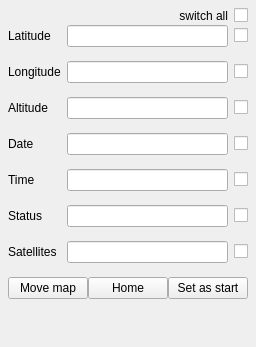
     <widget class="QWidget" name="asGPSFieldTab">
      <property name="sizePolicy">
       <sizepolicy hsizetype="Expanding" vsizetype="Expanding">
        <horstretch>0</horstretch>
        <verstretch>0</verstretch>
       </sizepolicy>
      </property>
      <property name="minimumSize">
       <size>
        <width>0</width>
        <height>0</height>
       </size>
      </property>
      <property name="styleSheet">
       <string notr="true"> QCheckBox::indicator:unchecked {
     image: url(&quot;:/img/unchecked.png&quot;);
     background-color: rgb(170, 0, 0);
 }

 QCheckBox::indicator:checked {
     image: url(&quot;:/img/checked.png&quot;);
     background-color: rgb(0, 150, 0);
 }

 QCheckBox::indicator:indeterminate {
     image: url(&quot;:/img/indeterminate.png&quot;);
	 background-color: rgb(220, 220, 0);
 }
</string>
      </property>
      <attribute name="title">
       <string>Coordinates</string>
      </attribute>
      <layout class="QGridLayout" name="gridLayout" columnstretch="0,0,0">
       <property name="sizeConstraint">
        <enum>QLayout::SetDefaultConstraint</enum>
       </property>
       <property name="verticalSpacing">
        <number>2</number>
       </property>
       <property name="margin">
        <number>8</number>
       </property>
       <item row="1" column="0">
        <widget class="QLabel" name="latLabel">
         <property name="text">
          <string>Latitude</string>
         </property>
        </widget>
       </item>
       <item row="1" column="1">
        <widget class="QLineEdit" name="latLineEdit">
         <property name="toolTip">
          <string>&lt;html&gt;Enter a latitude value in the form ddd,mm.mmmmmX. With d for degrees mm.mmmmm as minutes in decimal and X standing for N or S.&lt;/html&gt;</string>
         </property>
        </widget>
       </item>
       <item row="3" column="0">
        <widget class="QLabel" name="lonLabel">
         <property name="text">
          <string>Longitude</string>
         </property>
        </widget>
       </item>
       <item row="5" column="0">
        <widget class="QLabel" name="altLabel">
         <property name="text">
          <string>Altitude</string>
         </property>
        </widget>
       </item>
       <item row="5" column="1">
        <widget class="QLineEdit" name="altLineEdit">
         <property name="toolTip">
          <string>&lt;html&gt;Altitude value in the form NNNNN/DD, e.g. 123/10 for 12.3m&lt;/html&gt;</string>
         </property>
        </widget>
       </item>
       <item row="7" column="0">
        <widget class="QLabel" name="dateLabel">
         <property name="text">
          <string>Date</string>
         </property>
        </widget>
       </item>
       <item row="7" column="1">
        <widget class="QLineEdit" name="dateLineEdit">
         <property name="toolTip">
          <string>&lt;html&gt;GPS date stamp field.&lt;/html&gt;</string>
         </property>
        </widget>
       </item>
       <item row="9" column="0">
        <widget class="QLabel" name="timeLabel">
         <property name="text">
          <string>Time</string>
         </property>
        </widget>
       </item>
       <item row="9" column="1">
        <widget class="QLineEdit" name="timeLineEdit">
         <property name="toolTip">
          <string>&lt;html&gt;GPS time stamp field.&lt;/html&gt;</string>
         </property>
        </widget>
       </item>
       <item row="11" column="0">
        <widget class="QLabel" name="statusLabel">
         <property name="text">
          <string>Status</string>
         </property>
        </widget>
       </item>
       <item row="11" column="1">
        <widget class="QLineEdit" name="statusLineEdit">
         <property name="toolTip">
          <string>&lt;html&gt;GPS status of the tool. Normal value is 'A' for valid GPS data.&lt;/html&gt;</string>
         </property>
        </widget>
       </item>
       <item row="13" column="0">
        <widget class="QLabel" name="satellitesLabel">
         <property name="text">
          <string>Satellites</string>
         </property>
        </widget>
       </item>
       <item row="13" column="1">
        <widget class="QLineEdit" name="satellitesLineEdit">
         <property name="toolTip">
          <string>&lt;html&gt;Number of satellites used in the GPS unit.&lt;/html&gt;</string>
         </property>
        </widget>
       </item>
       <item row="16" column="1">
        <spacer name="verticalSpacer_2">
         <property name="orientation">
          <enum>Qt::Vertical</enum>
         </property>
         <property name="sizeHint" stdset="0">
          <size>
           <width>20</width>
           <height>40</height>
          </size>
         </property>
        </spacer>
       </item>
       <item row="1" column="2">
        <widget class="QCheckBox" name="latCB">
         <property name="focusPolicy">
          <enum>Qt::NoFocus</enum>
         </property>
         <property name="toolTip">
          <string>&lt;html&gt;green: overwrite&lt;br/&gt;yellow: overwrite if empty&lt;br/&gt;red: do not write&lt;/html&gt;</string>
         </property>
         <property name="text">
          <string/>
         </property>
         <property name="tristate">
          <bool>true</bool>
         </property>
        </widget>
       </item>
       <item row="3" column="2">
        <widget class="QCheckBox" name="lonCB">
         <property name="focusPolicy">
          <enum>Qt::NoFocus</enum>
         </property>
         <property name="toolTip">
          <string>&lt;html&gt;green: overwrite&lt;br/&gt;yellow: overwrite if empty&lt;br/&gt;red: do not write&lt;/html&gt;</string>
         </property>
         <property name="text">
          <string/>
         </property>
         <property name="tristate">
          <bool>true</bool>
         </property>
        </widget>
       </item>
       <item row="5" column="2">
        <widget class="QCheckBox" name="altCB">
         <property name="focusPolicy">
          <enum>Qt::NoFocus</enum>
         </property>
         <property name="toolTip">
          <string>&lt;html&gt;green: overwrite&lt;br/&gt;yellow: overwrite if empty&lt;br/&gt;red: do not write&lt;/html&gt;</string>
         </property>
         <property name="text">
          <string/>
         </property>
         <property name="tristate">
          <bool>true</bool>
         </property>
        </widget>
       </item>
       <item row="7" column="2">
        <widget class="QCheckBox" name="dateCB">
         <property name="focusPolicy">
          <enum>Qt::NoFocus</enum>
         </property>
         <property name="toolTip">
          <string>&lt;html&gt;green: overwrite&lt;br/&gt;yellow: overwrite if empty&lt;br/&gt;red: do not write&lt;/html&gt;</string>
         </property>
         <property name="text">
          <string/>
         </property>
         <property name="tristate">
          <bool>true</bool>
         </property>
        </widget>
       </item>
       <item row="9" column="2">
        <widget class="QCheckBox" name="timeCB">
         <property name="focusPolicy">
          <enum>Qt::NoFocus</enum>
         </property>
         <property name="toolTip">
          <string>&lt;html&gt;green: overwrite&lt;br/&gt;yellow: overwrite if empty&lt;br/&gt;red: do not write&lt;/html&gt;</string>
         </property>
         <property name="text">
          <string/>
         </property>
         <property name="tristate">
          <bool>true</bool>
         </property>
        </widget>
       </item>
       <item row="11" column="2">
        <widget class="QCheckBox" name="statusCB">
         <property name="focusPolicy">
          <enum>Qt::NoFocus</enum>
         </property>
         <property name="toolTip">
          <string>&lt;html&gt;green: overwrite&lt;br/&gt;yellow: overwrite if empty&lt;br/&gt;red: do not write&lt;/html&gt;</string>
         </property>
         <property name="text">
          <string/>
         </property>
         <property name="tristate">
          <bool>true</bool>
         </property>
        </widget>
       </item>
       <item row="13" column="2">
        <widget class="QCheckBox" name="satCB">
         <property name="focusPolicy">
          <enum>Qt::NoFocus</enum>
         </property>
         <property name="toolTip">
          <string>&lt;html&gt;green: overwrite&lt;br/&gt;yellow: overwrite if empty&lt;br/&gt;red: do not write&lt;/html&gt;</string>
         </property>
         <property name="styleSheet">
          <string notr="true"/>
         </property>
         <property name="text">
          <string/>
         </property>
         <property name="tristate">
          <bool>true</bool>
         </property>
        </widget>
       </item>
       <item row="3" column="1">
        <widget class="QLineEdit" name="lonLineEdit">
         <property name="toolTip">
          <string>&lt;html&gt;Enter a longitude value in the form ddd,mm.mmmmmX. With d for degrees mm.mmmmm as minutes in decimal and X standing for E or W.&lt;/html&gt;</string>
         </property>
        </widget>
       </item>
       <item row="0" column="2">
        <widget class="QCheckBox" name="coordsCB">
         <property name="focusPolicy">
          <enum>Qt::NoFocus</enum>
         </property>
         <property name="toolTip">
          <string>&lt;html&gt;Checker for all subsequent check boxes.&lt;/html&gt;</string>
         </property>
         <property name="text">
          <string/>
         </property>
         <property name="tristate">
          <bool>true</bool>
         </property>
        </widget>
       </item>
       <item row="2" column="1">
        <widget class="QLabel" name="labLat">
         <property name="font">
          <font>
           <pointsize>7</pointsize>
          </font>
         </property>
         <property name="toolTip">
          <string>&lt;html&gt;current EXIF data value&lt;/html&gt;</string>
         </property>
         <property name="text">
          <string/>
         </property>
         <property name="margin">
          <number>0</number>
         </property>
         <property name="indent">
          <number>2</number>
         </property>
        </widget>
       </item>
       <item row="4" column="1">
        <widget class="QLabel" name="labLng">
         <property name="font">
          <font>
           <pointsize>7</pointsize>
          </font>
         </property>
         <property name="toolTip">
          <string>&lt;html&gt;current EXIF data value&lt;/html&gt;</string>
         </property>
         <property name="text">
          <string/>
         </property>
         <property name="margin">
          <number>0</number>
         </property>
         <property name="indent">
          <number>2</number>
         </property>
        </widget>
       </item>
       <item row="6" column="1">
        <widget class="QLabel" name="labAlt">
         <property name="font">
          <font>
           <pointsize>7</pointsize>
          </font>
         </property>
         <property name="toolTip">
          <string>&lt;html&gt;current EXIF data value&lt;/html&gt;</string>
         </property>
         <property name="text">
          <string/>
         </property>
         <property name="margin">
          <number>0</number>
         </property>
         <property name="indent">
          <number>2</number>
         </property>
        </widget>
       </item>
       <item row="8" column="1">
        <widget class="QLabel" name="labDate">
         <property name="font">
          <font>
           <pointsize>7</pointsize>
          </font>
         </property>
         <property name="toolTip">
          <string>&lt;html&gt;current EXIF data value&lt;/html&gt;</string>
         </property>
         <property name="text">
          <string/>
         </property>
         <property name="margin">
          <number>0</number>
         </property>
         <property name="indent">
          <number>2</number>
         </property>
        </widget>
       </item>
       <item row="10" column="1">
        <widget class="QLabel" name="labTime">
         <property name="font">
          <font>
           <pointsize>7</pointsize>
          </font>
         </property>
         <property name="toolTip">
          <string>&lt;html&gt;current EXIF data value&lt;/html&gt;</string>
         </property>
         <property name="text">
          <string/>
         </property>
         <property name="margin">
          <number>0</number>
         </property>
         <property name="indent">
          <number>2</number>
         </property>
        </widget>
       </item>
       <item row="12" column="1">
        <widget class="QLabel" name="labStat">
         <property name="font">
          <font>
           <pointsize>7</pointsize>
          </font>
         </property>
         <property name="toolTip">
          <string>&lt;html&gt;current EXIF data value&lt;/html&gt;</string>
         </property>
         <property name="text">
          <string/>
         </property>
         <property name="margin">
          <number>0</number>
         </property>
         <property name="indent">
          <number>2</number>
         </property>
        </widget>
       </item>
       <item row="14" column="1">
        <widget class="QLabel" name="labSat">
         <property name="font">
          <font>
           <pointsize>7</pointsize>
          </font>
         </property>
         <property name="toolTip">
          <string>&lt;html&gt;current EXIF data value&lt;/html&gt;</string>
         </property>
         <property name="text">
          <string/>
         </property>
         <property name="margin">
          <number>0</number>
         </property>
         <property name="indent">
          <number>2</number>
         </property>
        </widget>
       </item>
       <item row="0" column="1">
        <widget class="QLabel" name="label_3">
         <property name="text">
          <string>switch all</string>
         </property>
         <property name="alignment">
          <set>Qt::AlignRight|Qt::AlignTrailing|Qt::AlignVCenter</set>
         </property>
         <property name="margin">
          <number>4</number>
         </property>
        </widget>
       </item>
       <item row="15" column="0" colspan="3">
        <layout class="QHBoxLayout" name="horizontalLayout_2">
         <property name="topMargin">
          <number>0</number>
         </property>
         <item>
          <widget class="QPushButton" name="moveMap">
           <property name="focusPolicy">
            <enum>Qt::NoFocus</enum>
           </property>
           <property name="text">
            <string>Move map</string>
           </property>
          </widget>
         </item>
         <item>
          <widget class="QPushButton" name="homeButton">
           <property name="focusPolicy">
            <enum>Qt::NoFocus</enum>
           </property>
           <property name="text">
            <string>Home</string>
           </property>
          </widget>
         </item>
         <item>
          <widget class="QPushButton" name="setAsStart">
           <property name="focusPolicy">
            <enum>Qt::NoFocus</enum>
           </property>
           <property name="text">
            <string>Set as start</string>
           </property>
          </widget>
         </item>
        </layout>
       </item>
      </layout>
     </widget>
